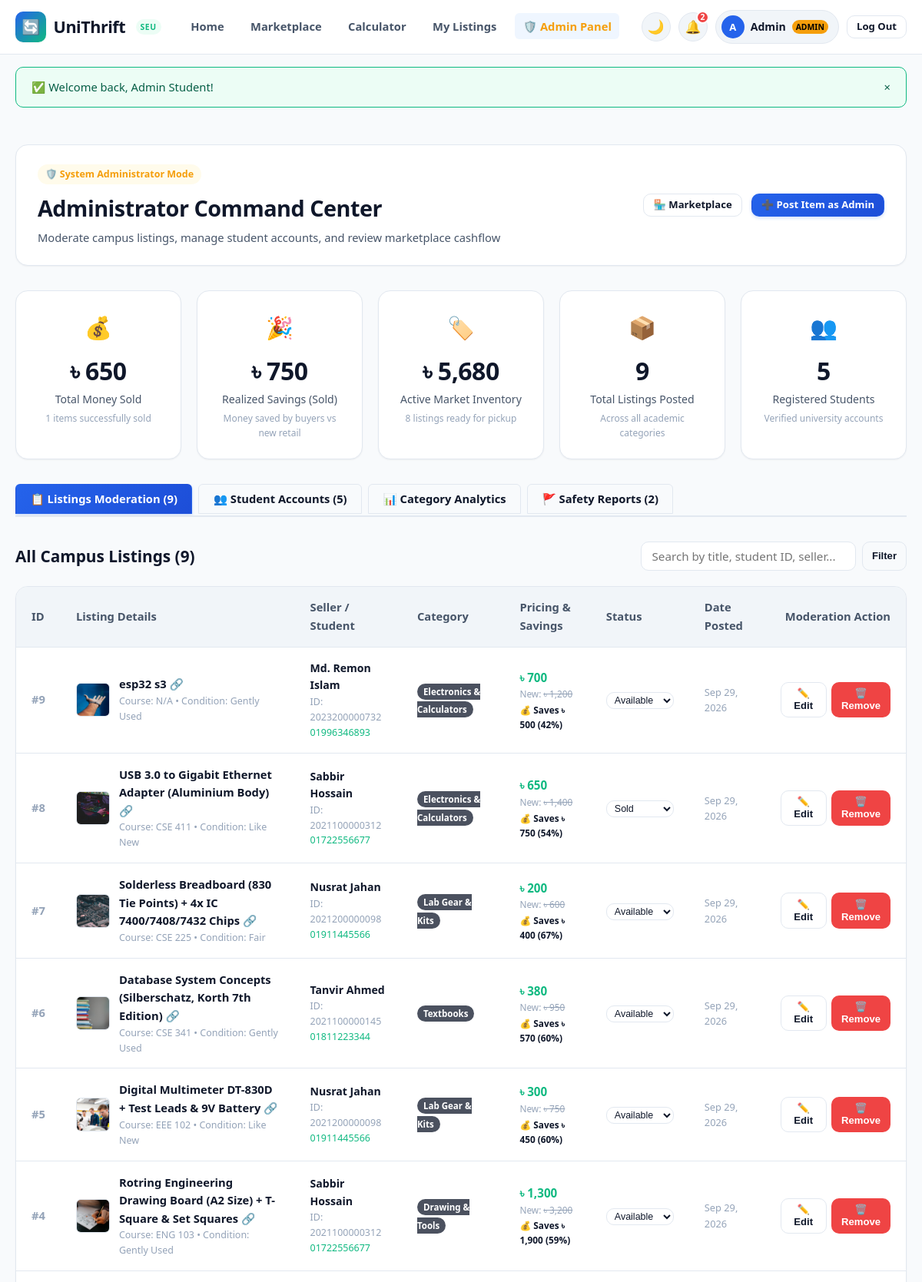
The page /admin.php (signed in, upper part) on the database as committed earlier.
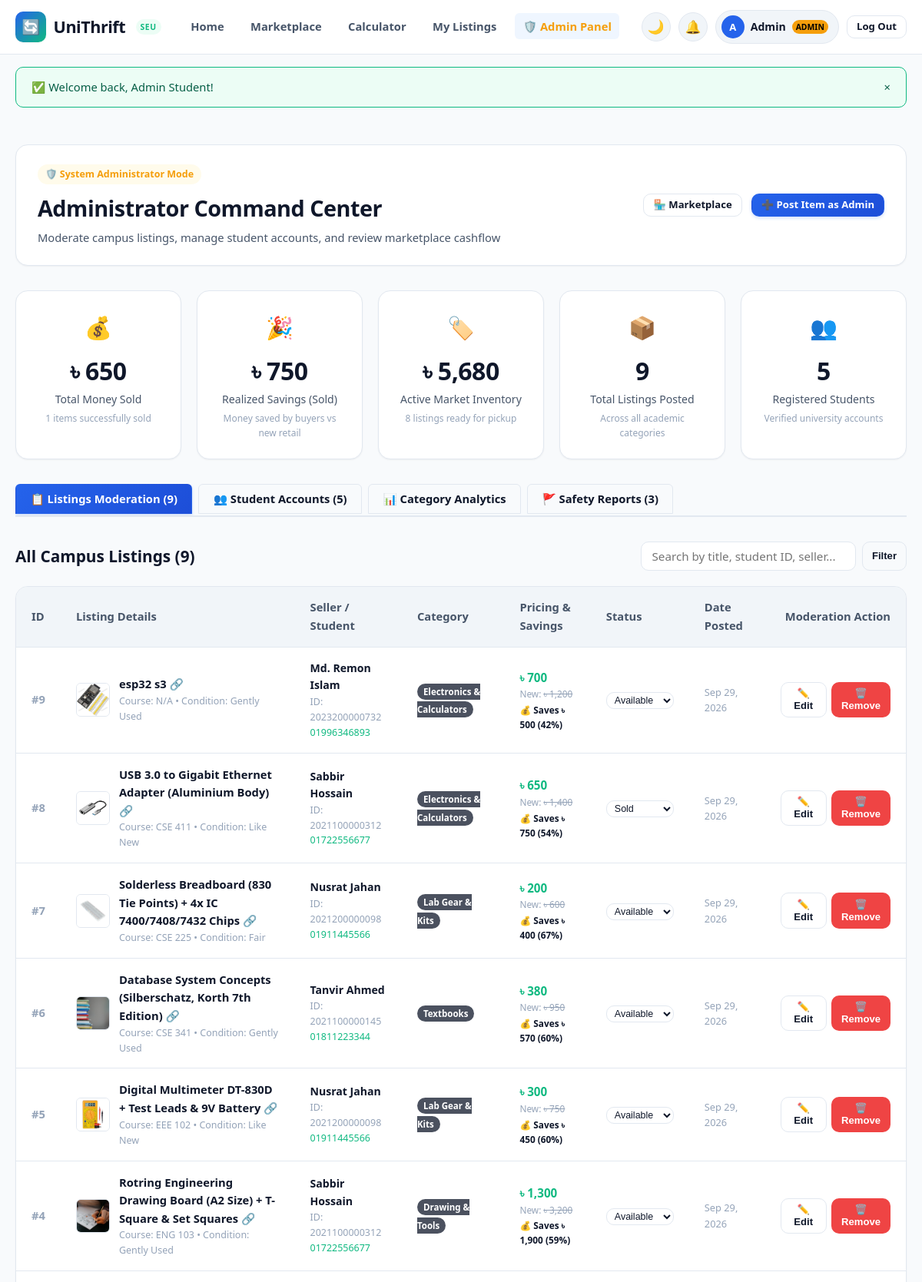
The same page on the database as committed later.
### tables this page shows
CREATE TABLE `items` (
  `id` int(11) NOT NULL AUTO_INCREMENT,
  `user_id` int(11) NOT NULL,
  `title` varchar(150) NOT NULL,
  `category` enum('Textbooks','Lab Gear & Kits','Drawing & Tools','Electronics & Calculators','Other') NOT NULL,
  `course_code` varchar(20) DEFAULT NULL,
  `item_condition` enum('Like New','Gently Used','Fair') NOT NULL,
  `original_price` decimal(10,2) NOT NULL,
  `selling_price` decimal(10,2) NOT NULL,
  `description` text NOT NULL,
  `meetup_location` varchar(120) NOT NULL,
  `image_icon` varchar(10) DEFAULT '?',
  `image_url` varchar(255) DEFAULT NULL,
  `status` enum('Available','Reserved','Sold') DEFAULT 'Available',
  `created_at` timestamp NOT NULL DEFAULT current_timestamp(),
  `updated_at` timestamp NOT NULL DEFAULT current_timestamp() ON UPDATE current_timestamp(),
  PRIMARY KEY (`id`),
  KEY `user_id` (`user_id`),
  CONSTRAINT `items_ibfk_1` FOREIGN KEY (`user_id`) REFERENCES `users` (`id`) ON DELETE CASCADE
);

CREATE TABLE `users` (
  `id` int(11) NOT NULL AUTO_INCREMENT,
  `student_id` varchar(30) NOT NULL,
  `full_name` varchar(100) NOT NULL,
  `email` varchar(100) NOT NULL,
  `phone` varchar(25) NOT NULL,
  `department` varchar(50) DEFAULT 'CSE',
  `role` varchar(20) DEFAULT 'student',
  `password_hash` varchar(255) NOT NULL,
  `created_at` timestamp NOT NULL DEFAULT current_timestamp(),
  PRIMARY KEY (`id`),
  UNIQUE KEY `student_id` (`student_id`),
  UNIQUE KEY `email` (`email`)
);

### includes/auth_check.php (called while the page is built, shortened)
<?php
function is_logged_in(): bool {
    return !empty($_SESSION['user_id']);
}
function current_user(): ?array {
    return [
        'id'          => $_SESSION['user_id'],
        'student_id'  => $_SESSION['student_id'] ?? '',
        'full_name'   => $_SESSION['full_name'] ?? 'Student',
        'email'       => $_SESSION['email'] ?? '',
        'role'        => $_SESSION['role'] ?? 'student',
        'department'  => $_SESSION['department'] ?? 'CSE',
        'phone'       => $_SESSION['phone'] ?? ''
    ];
}
function format_price($amount): string {
    return APP_CURRENCY . ' ' . number_format((float)$amount, 0);
}
function calc_discount_pct($original, $selling): int {
    $orig = (float)$original;
    $sell = (float)$selling;
    return (int)round((($orig - $sell) / $orig) * 100);
}
function get_item_image(?string $imageUrl): ?string {
    $cleanPath = ltrim($imageUrl, '/\\');
    if (file_exists(__DIR__ . '/../' . $cleanPath) || file_exists(__DIR__ . '/' . $cleanPath)) {
        return $imageUrl;
    }
    return null;
}

### admin.php (the view, shortened to what the changed rows need)
<?php
require_once __DIR__ . '/config/db.php';
require_once __DIR__ . '/includes/auth_check.php';
$activeTab = $_GET['tab'] ?? 'listings';
$searchQuery = trim($_GET['q'] ?? '');
$totalUsers = 0;
$totalListings = 0;
$totalReports = 0;
try {
    $totalUsers = (int)$pdo->query("SELECT COUNT(*) FROM users")->fetchColumn();
    $totalListings = (int)$pdo->query("SELECT COUNT(*) FROM items")->fetchColumn();
    $totalReports = (int)$pdo->query("SELECT COUNT(*) FROM reports")->fetchColumn();
    $stmt = $pdo->query("SELECT category, COUNT(*) as count FROM items GROUP BY category");
    $stmt = $pdo->query("SELECT department, COUNT(*) as count FROM users GROUP BY department ORDER BY count DESC");
} catch (PDOException $e) {
}
$allListings = [];
try {
    if ($activeTab === 'listings') {
        if (!empty($searchQuery)) {
            $stmt = $pdo->prepare("
                SELECT i.*, u.full_name as seller_name, u.student_id as seller_sid, u.phone as seller_phone
                FROM items i
                JOIN users u ON i.user_id = u.id
                WHERE i.title LIKE :q OR i.course_code LIKE :q2 OR u.full_name LIKE :q3 OR u.student_id LIKE :q4
                ORDER BY i.id DESC
            ");
            $searchTerm = "%{$searchQuery}%";
            $stmt->execute([':q' => $searchTerm, ':q2' => $searchTerm, ':q3' => $searchTerm, ':q4' => $searchTerm]);
        } else {
            $stmt = $pdo->query("
                SELECT i.*, u.full_name as seller_name, u.student_id as seller_sid, u.phone as seller_phone
                FROM items i
                JOIN users u ON i.user_id = u.id
                ORDER BY i.id DESC
            ");
        }
        $allListings = $stmt->fetchAll();
    }
} catch (PDOException $e) {
}
require_once __DIR__ . '/includes/header.php';
?>
<div class="container" style="padding-top: 2rem; padding-bottom: 3.5rem;">
    <div style="background: var(--bg-surface); border: 1px solid var(--border-color); border-radius: var(--radius-lg); padding: 1.5rem 1.75rem; margin-bottom: 2rem; box-shadow: var(--shadow-sm); display: flex; justify-content: space-between; align-items: center; flex-wrap: wrap; gap: 1rem;">
        <div>
            <h1 style="font-size: 1.8rem; font-weight: 800; letter-spacing: -0.5px; margin-bottom: 0.25rem;">Administrator Command Center</h1>
        </div>
    </div>
    <div style="display: flex; gap: 0.5rem; border-bottom: 2px solid var(--border-color); margin-bottom: 2rem; overflow-x: auto; padding-bottom: 2px;">
        <a href="admin.php?tab=listings" class="btn <?= $activeTab === 'listings' ? 'btn-primary' : 'btn-outline' ?>" style="border-radius: var(--radius-sm); border-bottom-left-radius: 0; border-bottom-right-radius: 0;">
            📋 Listings Moderation (<?= $totalListings ?>)
        </a>
        <a href="admin.php?tab=users" class="btn <?= $activeTab === 'users' ? 'btn-primary' : 'btn-outline' ?>" style="border-radius: var(--radius-sm); border-bottom-left-radius: 0; border-bottom-right-radius: 0;">
            👥 Student Accounts (<?= $totalUsers ?>)
        </a>
        <a href="admin.php?tab=analytics" class="btn <?= $activeTab === 'analytics' ? 'btn-primary' : 'btn-outline' ?>" style="border-radius: var(--radius-sm); border-bottom-left-radius: 0; border-bottom-right-radius: 0;">
            📊 Category Analytics
        </a>
        <a href="admin.php?tab=reports" class="btn <?= $activeTab === 'reports' ? 'btn-primary' : 'btn-outline' ?>" style="border-radius: var(--radius-sm); border-bottom-left-radius: 0; border-bottom-right-radius: 0; position: relative;">
            🚩 Safety Reports (<?= $totalReports ?>)
        </a>
    </div>
    <?php if ($activeTab === 'listings'): ?>
        <div style="display: flex; justify-content: space-between; align-items: center; margin-bottom: 1.25rem; flex-wrap: wrap; gap: 1rem;">
            <h2 style="font-size: 1.3rem; font-weight: 800;">All Campus Listings (<?= count($allListings) ?>)</h2>
        </div>
        <div class="table-responsive">
            <table class="custom-table responsive-card-table">
                <thead>
                    <tr>
                        <th>ID</th>
                        <th>Listing Details</th>
                        <th>Seller / Student</th>
                        <th>Category</th>
                        <th>Pricing &amp; Savings</th>
                        <th>Status</th>
                        <th>Date Posted</th>
                        <th style="text-align: right;">Moderation Action</th>
                    </tr>
                </thead>
                <tbody>
                    <?php if (empty($allListings)): ?>
                        <tr>
                            <td colspan="8" style="text-align: center; padding: 2.5rem; color: var(--text-muted);">
                                No listings found matching your search.
                            </td>
                        </tr>
                    <?php else: ?>
                        <?php foreach ($allListings as $item): ?>
                            <tr>
                                <td data-label="Listing ID" style="font-weight: 700; color: var(--text-muted);">#<?= (int)$item['id'] ?></td>
                                <td data-label="Listing Details">
                                    <div style="display: flex; align-items: center; gap: 0.75rem;">
                                        <?php $imgSrc = get_item_image($item['image_url'] ?? null); ?>
                                        <?php if ($imgSrc): ?>
                                            <img src="<?= htmlspecialchars($imgSrc) ?>" alt="Photo" style="width: 44px; height: 44px; border-radius: var(--radius-sm); object-fit: cover; border: 1px solid var(--border-color); flex-shrink: 0;">
                                        <?php else: ?>
                                            <span style="font-size: 1.6rem; flex-shrink: 0;"><?= htmlspecialchars($item['image_icon'] ?? '📦') ?></span>
                                        <?php endif; ?>
                                        <div>
                                            <a href="item_details.php?id=<?= (int)$item['id'] ?>" target="_blank" style="font-weight: 700; color: var(--text-primary);">
                                                <?= htmlspecialchars($item['title']) ?> 🔗
                                            </a>
                                            <div style="font-size: 0.78rem; color: var(--text-muted);">
                                                Course: <?= htmlspecialchars($item['course_code'] ?: 'N/A') ?> &bull; Condition: <?= htmlspecialchars($item['item_condition']) ?>
                                            </div>
                                        </div>
                                    </div>
                                </td>
                                <td data-label="Student Seller">
                                    <div style="font-weight: 600; font-size: 0.88rem;"><?= htmlspecialchars($item['seller_name']) ?></div>
                                    <div style="font-size: 0.78rem; color: var(--text-muted);">ID: <?= htmlspecialchars($item['seller_sid']) ?></div>
                                    <div style="font-size: 0.78rem; color: var(--accent);"><?= htmlspecialchars($item['seller_phone']) ?></div>
                                </td>
                                <td data-label="Category">
                                    <span class="card-badge-category" style="position: static; font-size: 0.72rem;"><?= htmlspecialchars($item['category']) ?></span>
                                </td>
                                <td data-label="Pricing &amp; Savings">
                                    <div style="font-weight: 800; color: var(--accent); font-size: 0.95rem;">
                                        <?= format_price($item['selling_price']) ?>
                                    </div>
                                    <div style="font-size: 0.74rem; color: var(--text-muted);">
                                        New: <span style="text-decoration: line-through;"><?= format_price($item['original_price']) ?></span>
                                    </div>
                                    <?php
                                        $savedAmount = max(0, (float)$item['original_price'] - (float)$item['selling_price']);
                                        $savedPct = calc_discount_pct($item['original_price'], $item['selling_price']);
                                    ?>
                                    <?php if ($savedAmount > 0): ?>
                                        <div style="font-size: 0.74rem; font-weight: 700; color: var(--success); margin-top: 2px;">
                                            💰 Saves <?= format_price($savedAmount) ?> (<?= $savedPct ?>%)
                                        </div>
                                    <?php endif; ?>
                                </td>
                                <td data-label="Status">
                                    <form method="POST" action="admin.php" style="display: inline-block;">
                                        <select name="status" onchange="this.form.submit()" class="custom-select" style="font-size: 0.78rem; padding: 2px 6px;">
                                            <option value="Available" <?= $item['status'] === 'Available' ? 'selected' : '' ?>>Available</option>
                                            <option value="Sold" <?= $item['status'] === 'Sold' ? 'selected' : '' ?>>Sold</option>
                                        </select>
                                    </form>
                                </td>
                                <td data-label="Date Posted" style="font-size: 0.8rem; color: var(--text-muted);">
                                    <?= date('M d, Y', strtotime($item['created_at'])) ?>
                                </td>
                                <td data-label="Actions" style="text-align: right;">
                                    <div style="display: flex; gap: 0.4rem; justify-content: flex-end;">
                                        <button type="button" class="btn btn-outline btn-sm" onclick='openAdminEditModal(<?= json_encode($item, JSON_HEX_APOS | JSON_HEX_QUOT) ?>)'>
                                            ✏️ Edit
                                        </button>
                                        <form method="POST" action="admin.php" onsubmit="return confirm('Are you sure you want to permanently delete this listing from the marketplace as administrator?');" style="display: inline-block;">
                                            <button type="submit" class="btn btn-danger btn-sm" title="Remove Prohibited/Spam Listing">
                                                🗑️ Remove
                                            </button>
                                        </form>
                                    </div>
                                </td>
                            </tr>
                        <?php endforeach; ?>
                    <?php endif; ?>
                </tbody>
            </table>
        </div>
    <?php endif; ?>
</div>
<?php require_once __DIR__ . '/includes/footer.php'; ?>

### includes/header.php (shortened to what the changed rows need)
<?php
require_once __DIR__ . '/../config/db.php';
require_once __DIR__ . '/auth_check.php';
$currentUser = current_user();
$unreadNotifsCount = 0;
if ($currentUser && isset($pdo)) {
    try {
        $notifCountStmt = $pdo->prepare("SELECT COUNT(*) FROM notifications WHERE user_id = :uid AND is_read = 0");
        $notifCountStmt->execute([':uid' => $currentUser['id']]);
        $unreadNotifsCount = (int)$notifCountStmt->fetchColumn();
    } catch (PDOException $e) {
    }
}
?>
<!DOCTYPE html>
<html lang="en" data-theme="light">
<head>
    <link rel="stylesheet" href="assets/css/style.css">
</head>
<body>
<header class="site-header">
    <div class="container navbar">
        <div class="nav-actions">
            <?php if ($currentUser): ?>
                <a href="my_listings.php#notifications" class="theme-toggle-btn" title="Administrative &amp; Safety Notices" aria-label="Notifications" style="position: relative; text-decoration: none; display: inline-flex; align-items: center; justify-content: center; font-size: 1.05rem;">
                    🔔
                    <?php if ($unreadNotifsCount > 0): ?>
                        <span style="position: absolute; top: -3px; right: -3px; background: var(--danger); color: #fff; font-size: 0.65rem; font-weight: 800; min-width: 17px; height: 17px; border-radius: 50%; display: flex; align-items: center; justify-content: center; padding: 1px; border: 2px solid var(--bg-card); line-height: 1;">
                            <?= $unreadNotifsCount ?>
                        </span>
                    <?php endif; ?>
                </a>
            <?php else: ?>
                <a href="auth.php" class="btn btn-primary btn-sm" style="white-space: nowrap;">
                    Sign In
                </a>
            <?php endif; ?>
        </div>
    </div>
</header>

Rows that differ between the two databases and show on the page:
changed items "esp32 s3": image_url: a different picture
changed items "USB 3.0 to Gigabit Ethernet Adapter (Aluminium Body)": image_url: a different picture
changed items "Solderless Breadboard (830 Tie Points) + 4x IC 7400/7408/7432 Chips": image_url: a different picture
changed items "Digital Multimeter DT-830D + Test Leads & 9V Battery": image_url: a different picture
Other text that changed with them:
$totalReports: "2" → "3"
$unreadNotifsCount: "2" → (not shown)
